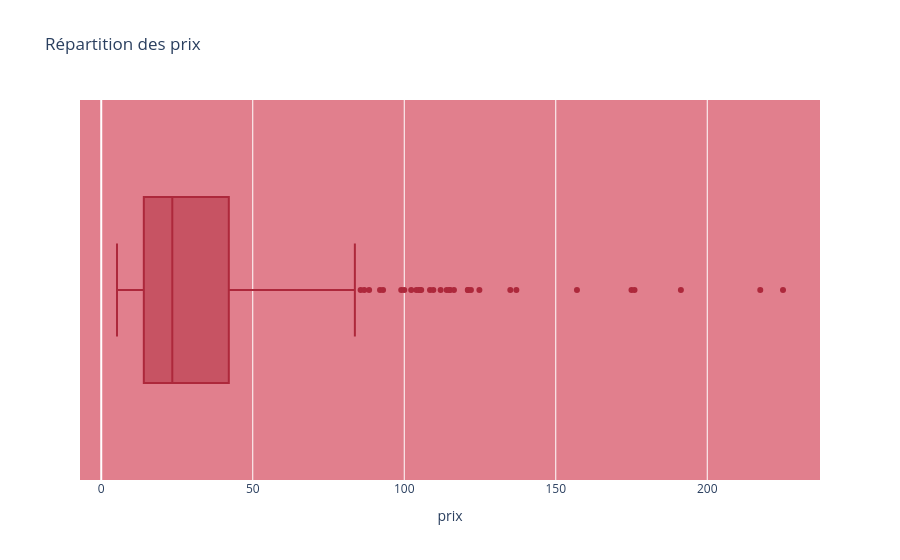

The code cell stored with this chart in its notebook:
### Code cell
#Autre méthode avec plotly express
fig = px.box(data_frame = df_erp_liaison_web, x="price", title="Répartition des prix", labels={"price":"prix"})
fig.update_traces(marker_color='#AD283B')
fig.update_layout(
    plot_bgcolor='#E17F8D'
)
fig.show()

### Figure 1 — Plotly figure (JSON) as saved in the notebook; plotly's stock layout.template omitted (floating-point values rounded to 4 significant figures; data arrays with more than 128 entries replaced by an {"elided": "..."} marker saying what was removed)
{"data": [{"alignmentgroup": "True", "hovertemplate": "prix=%{x}<extra></extra>", "legendgroup": "", "marker": {"color": "#AD283B"}, "name": "", "notched": false, "offsetgroup": "", "orientation": "h", "showlegend": false, "type": "box", "x": {"elided": "714 float values"}, "x0": " ", "xaxis": "x", "y0": " ", "yaxis": "y"}], "layout": {"boxmode": "group", "legend": {"tracegroupgap": 0}, "plot_bgcolor": "#E17F8D", "title": {"text": "Répartition des prix"}, "xaxis": {"anchor": "y", "domain": [0, 1], "title": {"text": "prix"}}, "yaxis": {"anchor": "x", "domain": [0, 1]}}}
